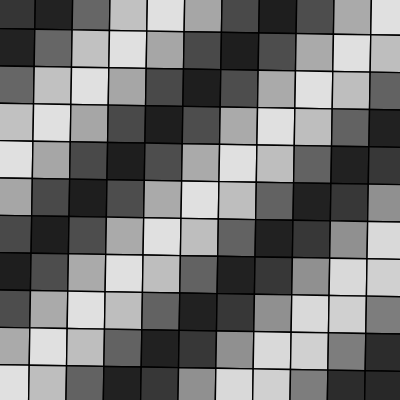
Frame 1 (no input)
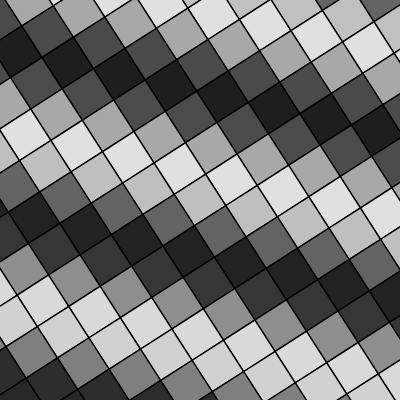
Frame 60 (no input)
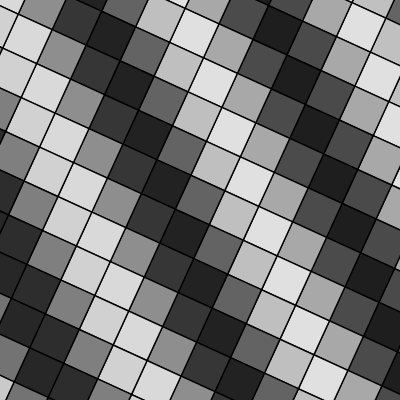
Frame 120 (the mouse pressed at the canvas centre since frame 60)

The p5.js sketch that drew these frames (run headless with seeded random() and noise() and a simulated clock; from frame 60 on, the mouse is pressed at the canvas centre):

// p5.js sketch
// ── sketch.js
let n = 15;

function setup() {
	createCanvas(400, 400);
}

function draw() {
	push();
	translate(width/2, height/2)
	rotate(millis() / 1000)
	scale(1.4)
	translate(-width/2, -height/2)
	background(230);
	let w = width / n;
	for (let i = 0; i < n; ++i) {
		for (let j = 0; j < n; ++j) {
			let c = map(sin(i+j + millis() / 1000), -1, 1, 30, 225);
			fill(c, c, c);
			square(i * w, j * w, w);
		}
	}
	pop();
}
